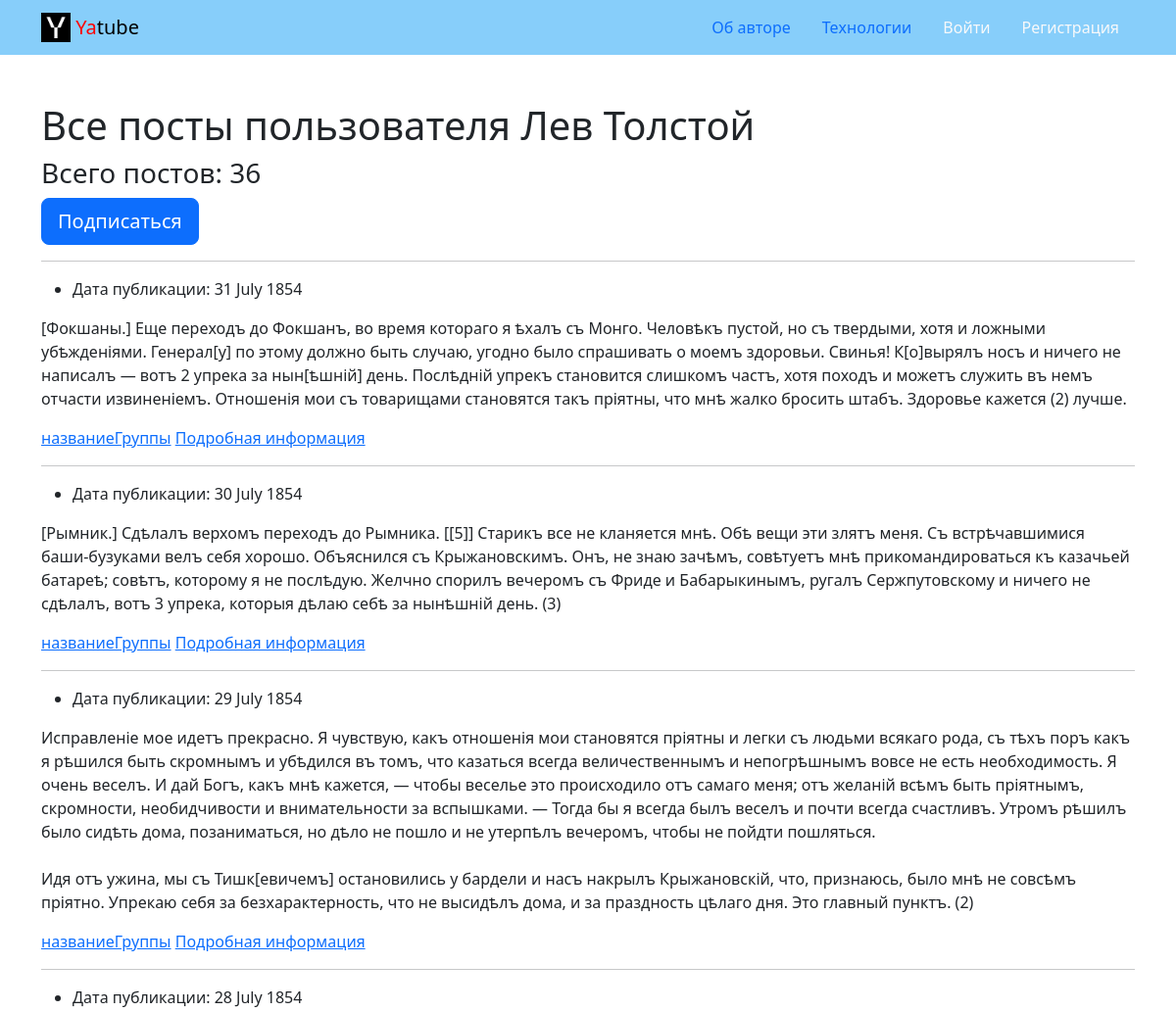
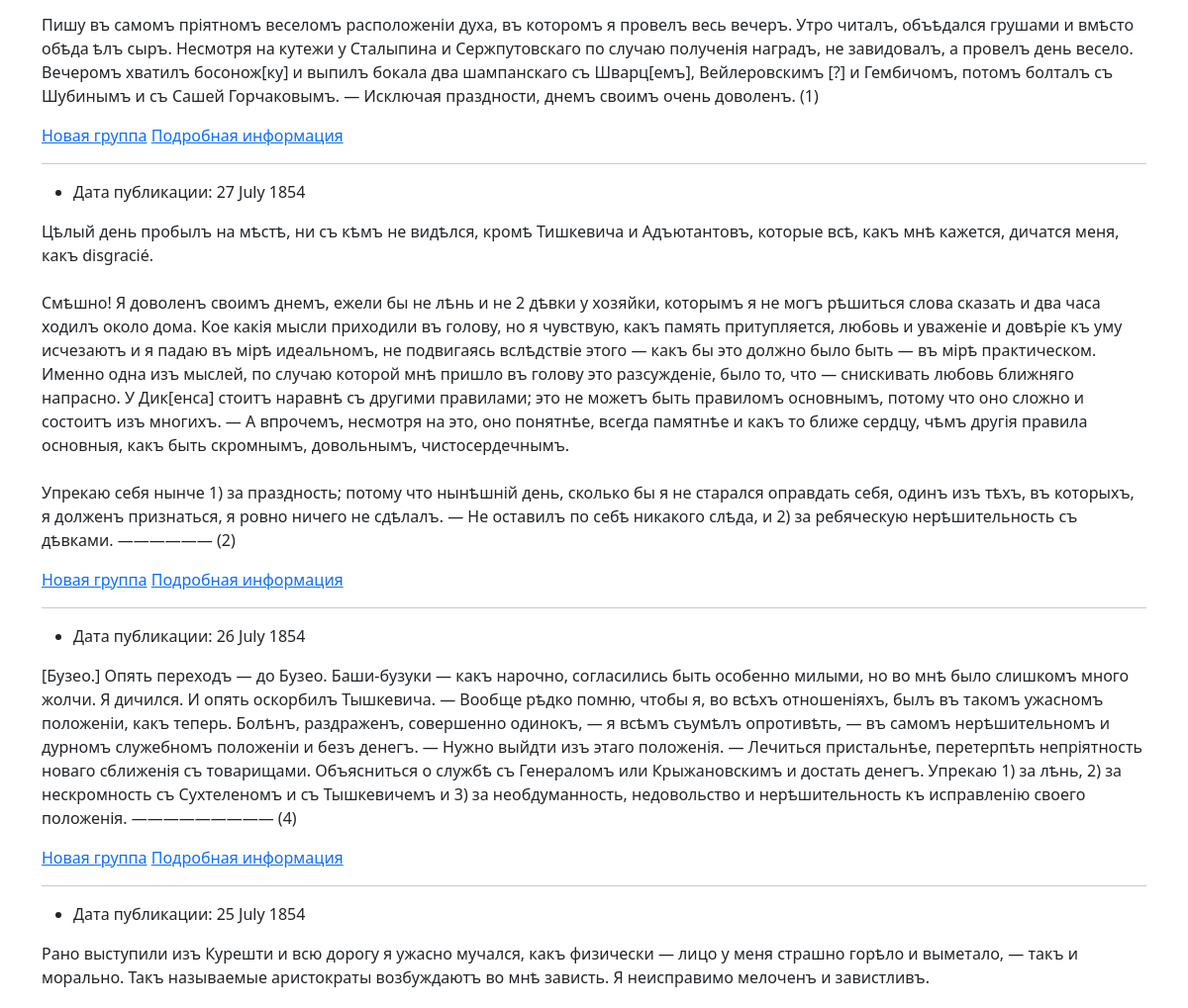
The app's page /profile/leo/ (upper part), older data (2 pictures, top to bottom).
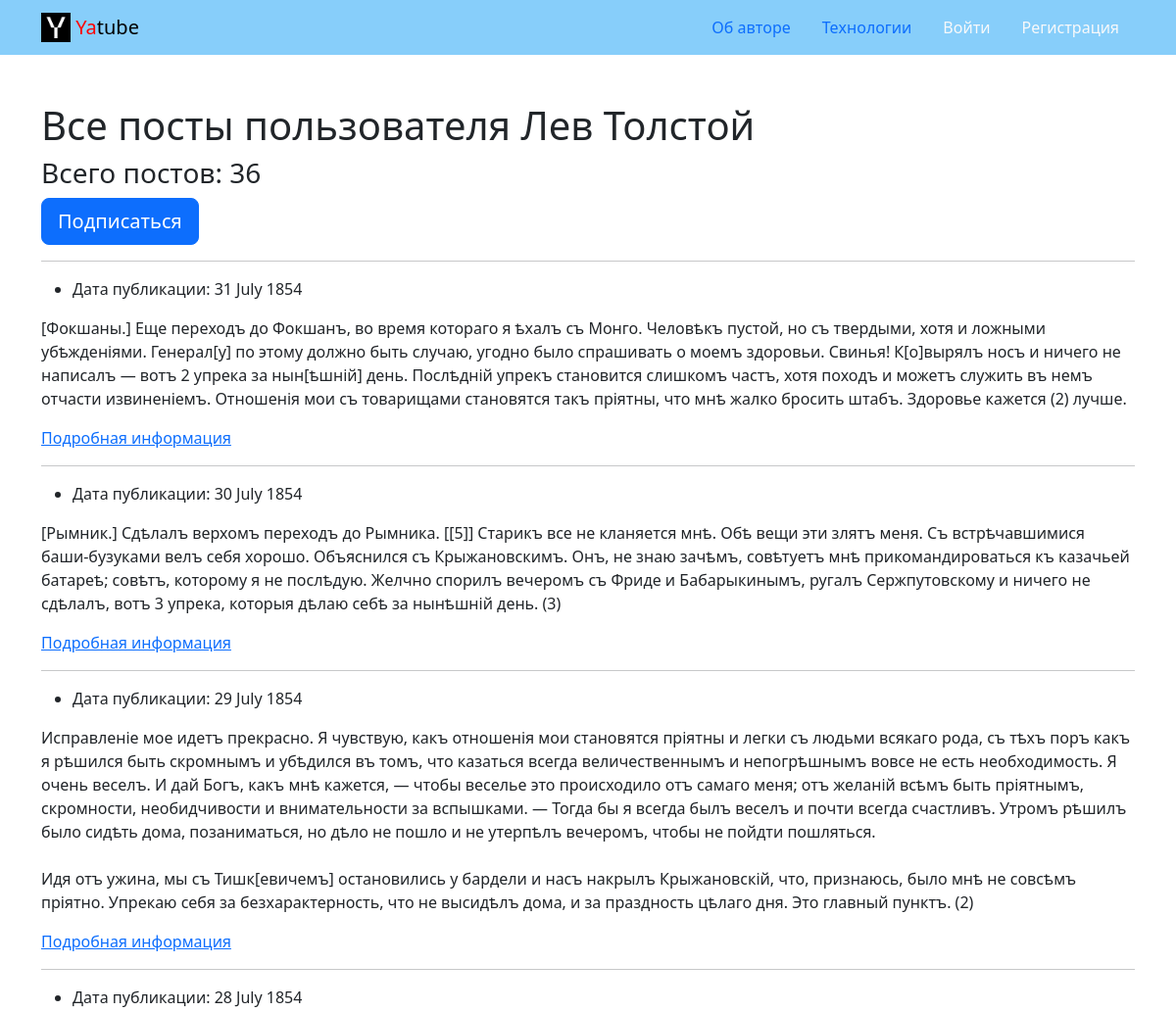
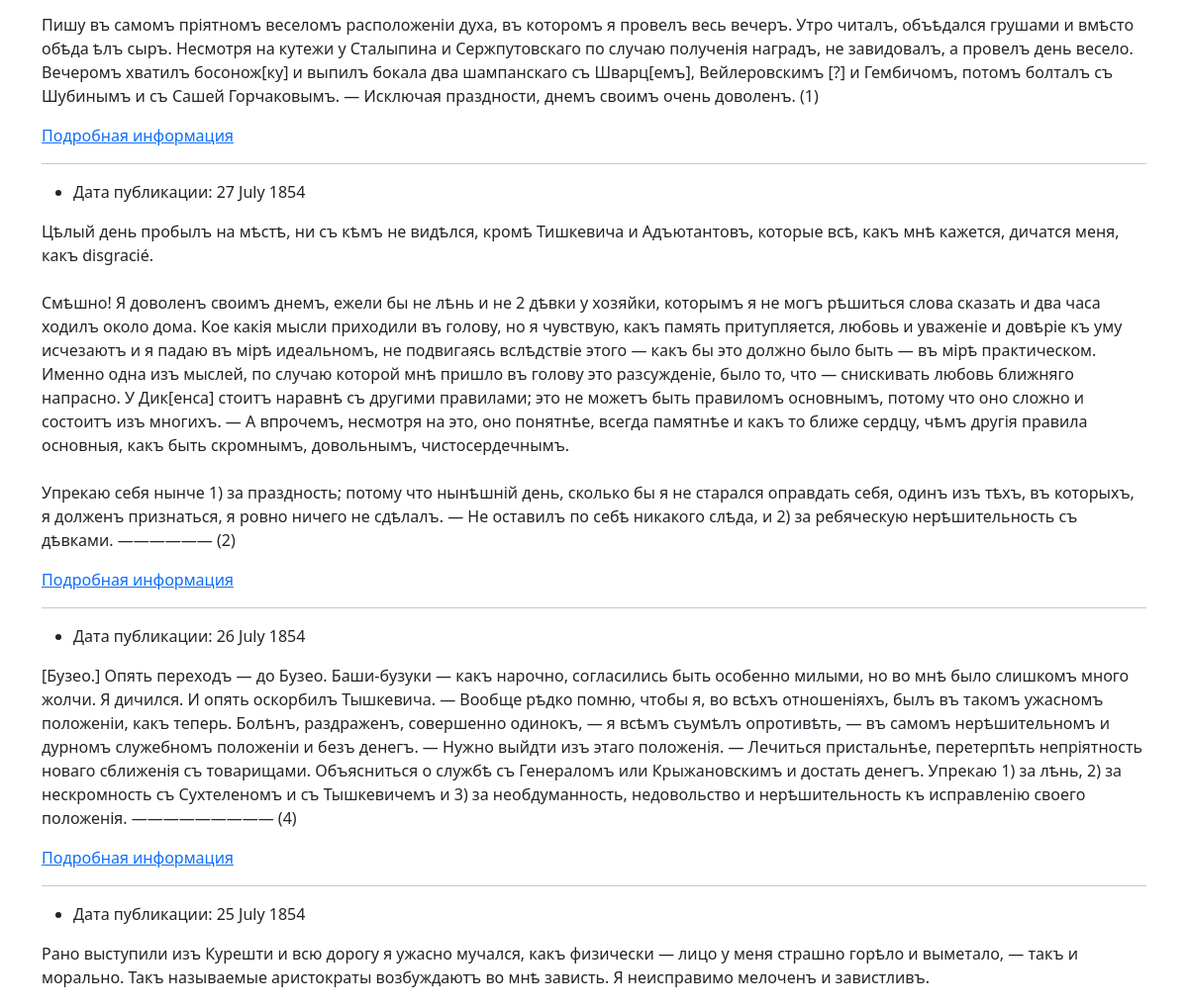
The same page, newer data (2 pictures, top to bottom).
### posts/models.py (models this page shows, shortened)
class Post(CreatedModel):
    text = models.TextField(
        'Текст поста',
        help_text='Введите текст поста'
    )
    author = models.ForeignKey(
        User,
        on_delete=models.CASCADE,
        related_name='posts',
        verbose_name='Автор',
    )
    group = models.ForeignKey(
        Group,
        blank=True,
        null=True,
        on_delete=models.SET_NULL,
        related_name='posts',
        verbose_name='Группа',
        help_text='Укажите название вашей группы',
    )
    image = models.ImageField(
        'Картинка',
        upload_to='posts/',
        blank=True
    )
    class Meta:
        ordering = ['-pub_date']

class Group(models.Model):
    title = models.CharField(max_length=200)
    slug = models.SlugField(
        max_length=200,
        unique=True
    )
    description = models.TextField()
    class Meta:
        ordering = ['-title']

### posts/views.py (the view)
def profile(request, username):
    author = get_object_or_404(User, username=username)
    author_posts = author.posts.all()
    page_obj = pages(author_posts, request)
    following = (
        request.user.is_authenticated
        and request.user.follower.filter(author=author).exists()
    )
    context = {
        'author': author,
        'page_obj': page_obj,
        'following': following,
    }
    return render(request, 'posts/profile.html', context)

### core/context_processors/year.py (called while the page is built)
def year(request):
    return {
        'year': timezone.now().year,
    }

### posts/utils.py (called while the page is built)
def pages(post_list, request):
    paginator = Paginator(post_list, settings.COUNT_PER_PAGE)
    page_number = request.GET.get('page')
    page_obj = paginator.get_page(page_number)
    return page_obj

### templates/posts/profile.html (shortened to what this page needs)
{% extends 'base.html' %}
{% block content %}
  <div class="mb-5">
    <h1>Все посты пользователя {{ author.get_full_name }} </h1>
    <h3>Всего постов: {{ author.posts.count }}</h3>
    {% if user != author %}
      {% if following %}
        <a
        class="btn btn-lg btn-light"
        href="{% url 'posts:profile_unfollow' author.username %}" role="button"
        >
          Отписаться
      </a>
      {% else %}
        <a
          class="btn btn-lg btn-primary"
          href="{% url 'posts:profile_follow' author.username %}" role="button"
        >
          Подписаться
        </a>
      {% endif %}
    {% endif %}
    <hr>
    {% for post in page_obj %}
      {% include 'includes/article.html' %}
    {% endfor %}
  </div>
{% endblock %}

### templates/base.html (shortened to what this page needs)
{% load static %}
<!DOCTYPE html>
<html lang="ru">
  <head>
    <link rel="stylesheet" href="{% static 'css/bootstrap.min.css' %}">
  </head>
  <body>
    {% include 'includes/header.html' %}
    <main>
      <div class="container py-5">
        {% block content %}404{% endblock %}
      </div>
    </main>
  </body>
</html>

### templates/includes/header.html (shortened to what this page needs)
{% load static %}
{% with request.resolver_match.view_name as view_name %}
  <header>
    <nav class="navbar navbar-light" style="background-color: lightskyblue">
      <div class="container">
        <a class="navbar-brand" href="{% url 'posts:index' %}">
          <img src="{% static 'img/logo.png' %}" width="30" height="30" class="d-inline-block align-top" alt="">
          <span style="color:red">Ya</span>tube
        </a>
        <ul class="nav nav-pills">
          <li class="nav-item">
            <a class="nav-link {% if view_name  == 'about:author' %}active{% endif %}" href="{% url 'about:author' %}">Об авторе</a>
          </li>
          <li class="nav-item">
            <a class="nav-link {% if view_name  == 'about:tech' %}active{% endif %}" href="{% url 'about:tech' %}">Технологии</a>
          </li>
          {% if user.is_authenticated %}
            <li class="nav-item">
              <a class="nav-link {% if view_name  == 'posts:post_create' %}active{% endif %}" href="{% url 'posts:post_create' %}">Новая запись</a>
            </li>
            <li class="nav-item">
              <a class="nav-link link-light {% if view_name  == 'users:password_change_form' %}active{% endif %}" href="{% url 'users:password_change_form' %}">Изменить пароль</a>
            </li>
            <li class="nav-item">
              <a class="nav-link link-light {% if view_name  == 'users:logout' %}active{% endif %}" href="{% url 'users:logout' %}">Выйти</a>
            </li>
            <li>
              Пользователь: {{ user.username }}
            </li>
          {% else %}
            <li class="nav-item">
              <a class="nav-link link-light {% if view_name  == 'users:login' %}active{% endif %}" href="{% url 'users:login' %}">Войти</a>
            </li>
            <li class="nav-item">
              <a class="nav-link link-light {% if view_name  == 'users:signup' %}active{% endif %}" href="{% url 'users:signup' %}">Регистрация</a>
            </li>
          {% endif %}
        </ul>
      </div>
    </nav>
  </header>
{% endwith %}

### templates/includes/article.html (shortened to what this page needs)
{% load thumbnail %}
<article>
  <ul>
    <li>
      Дата публикации: {{ post.pub_date|date:"d E Y" }}
    </li>
  </ul>
  <p>{{ post.text|linebreaksbr }}</p>
  {% if not group.slug and post.group %}
    <a href="{% url 'posts:group_list' post.group.slug %}">{{ post.group.title }}</a>
  {% endif %}
  <a href="{% url 'posts:post_detail' post.pk %}">Подробная информация</a>
  {% if not forloop.last %}<hr>{% endif %}
</article>

Row changes from the older to the newer data that the page shows:
changed Post "31 July 1854": group_id 1 → empty (drawn); group "названиеГруппы" → (not shown)
changed Post "30 July 1854": group_id 1 → empty (drawn); group "названиеГруппы" → (not shown)
changed Post "29 July 1854": group_id 1 → empty (drawn); group "названиеГруппы" → (not shown)
changed Post "28 July 1854": group_id 2 → empty (drawn); group "Новая группа" → (not shown)
changed Post "27 July 1854": group_id 2 → empty (drawn); group "Новая группа" → (not shown)
changed Post "26 July 1854": group_id 2 → empty (drawn); group "Новая группа" → (not shown)
